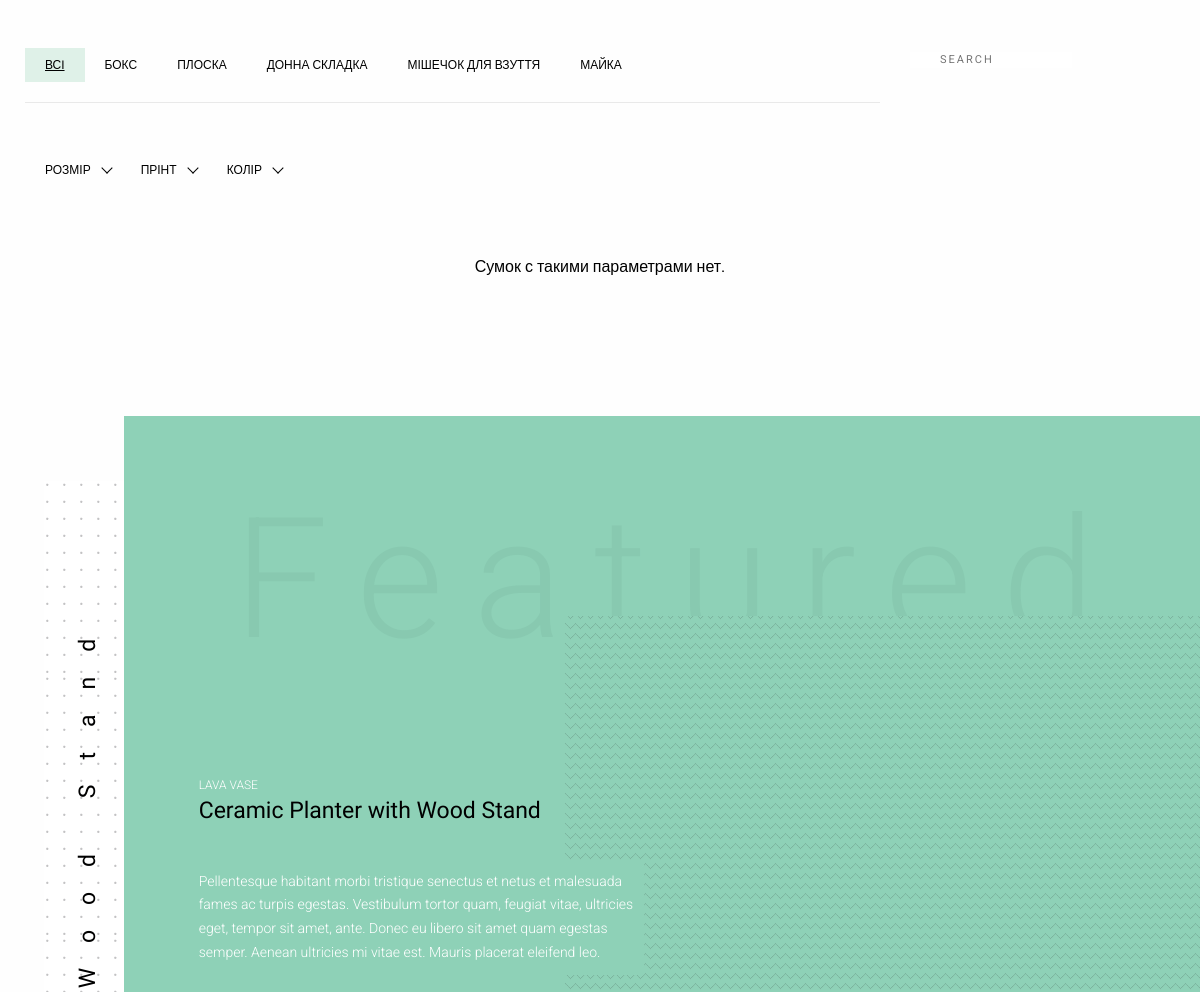
Page /shop/ (middle part) on the earlier database version.
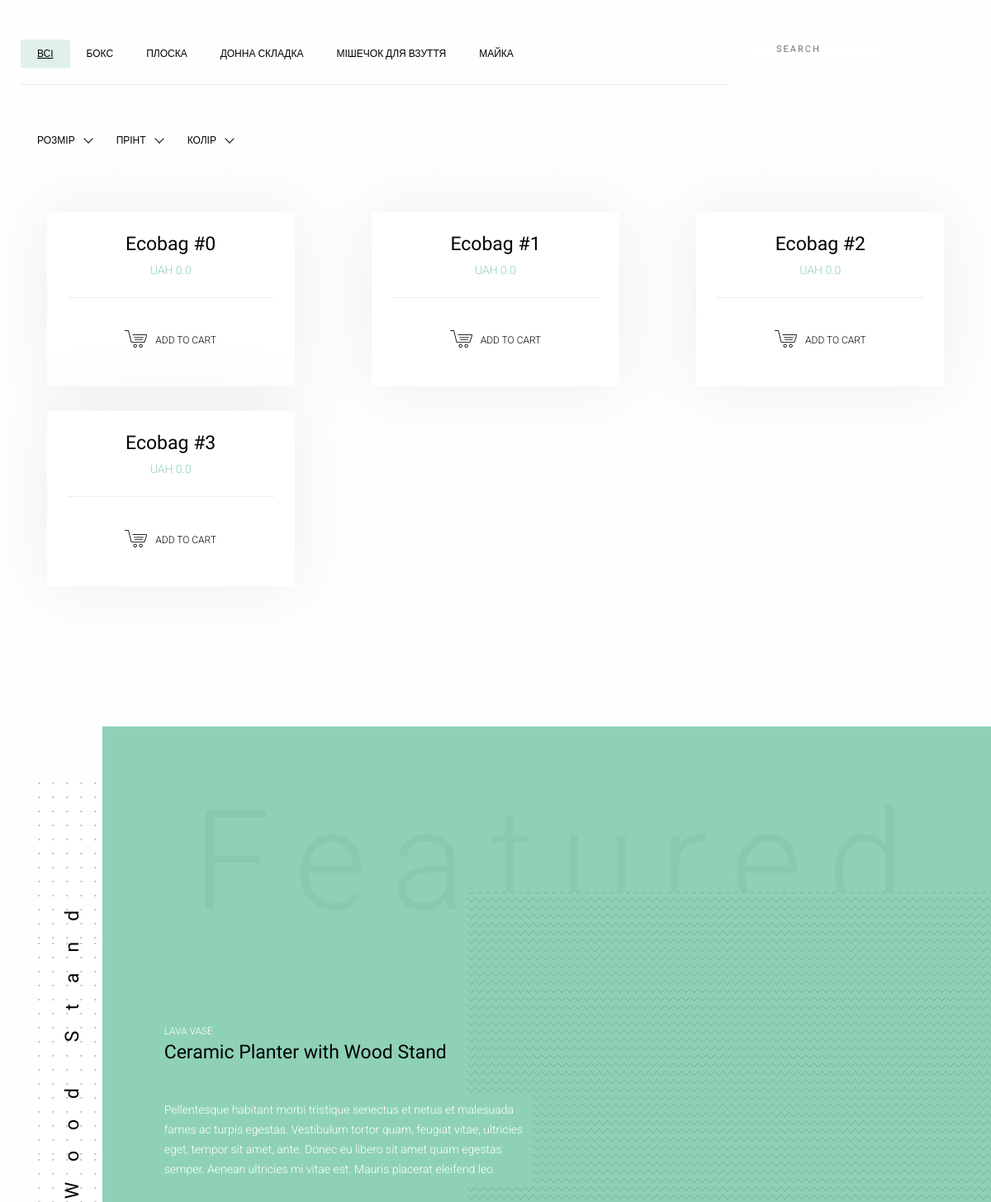
Same page on the later database version.
### shop/models.py (models this page shows, shortened)
class EcoBag(models.Model):
    BT_CHOICES = [
        ('Box', 'Бокс'),
        ('Thin', 'Плоская'),
        ('Bottom', 'Донная складка'),
        ('Sack', 'Мешок'),
        ('Shirt', 'Сумка-майка'),
    ]
    name = models.CharField(max_length=60)
    bag_type = models.CharField(
        max_length=10,
        choices=BT_CHOICES,
        default='Box',
    )
    sizes = JSONField()
    old_price = models.FloatField(default=0)
    price = models.FloatField(default=0)
    has_lock = models.BooleanField(default=False)
    image = models.ImageField(default=None)
    left = models.IntegerField(default=0, verbose_name='How much bags left in stock?')

### shop/views.py (the view)
# urls.py: path('shop/', views.index, name='shop'),
def index(request):
    page = request.GET.get('page', 1)
    bag_type = request.GET.get('selected_bag', 'all')
    if bag_type == 'all':
        bags = EcoBag.objects.all()
    else:
        bags = EcoBag.objects.filter(bag_type__iexact=bag_type)
    paginator = Paginator(bags, 6)
    try:
        bags = paginator.page(page)
    except PageNotAnInteger:
        bags = paginator.page(1)
    except EmptyPage:
        bags = paginator.page(paginator.num_pages)
    context = {'ecobags': bags, }
    return render(request, 'shop/v2/index.html', context)

### shop/templates/shop/v2/index.html (shortened to what this page needs)
<!DOCTYPE html>
{% load static %}
{% load custom_tags %}
<html lang="en">
<head>
    <link rel="stylesheet" href="{% static 'v2/css/style.css' %}">
    <link rel="stylesheet" href="{% static 'v2/other/slick/slick.css' %}">
    <link rel="stylesheet" href="{% static 'v2/other/slick/slick-theme.css' %}">
    <link rel="stylesheet" href="https://maxcdn.bootstrapcdn.com/font-awesome/4.5.0/css/font-awesome.min.css">
</head>
<body>
<div class="container">
    <div class="filter">
        <div class="row">
            <div class="col-lg-9">
                <div class="filter__nav">
                    <ul class="filter__list">
                        <li class="filter__nav-item"><p class="filter__nav-link all  active" title="All">Всi</p></li>
                        <li class="filter__nav-item">
                            <p class="filter__nav-link box" title="Box">Бокс</p>
                        </li>
                        <li class="filter__nav-item"><p class="filter__nav-link thin" title="Thin">Плоска</p></li>
                        <li class="filter__nav-item"><p class="filter__nav-link bottom" title="Bottom">Донна складка</p>
                        </li>
                        <li class="filter__nav-item"><p class="filter__nav-link sack" title="Sack">Мішечок для
                            взуття</p></li>
                        <li class="filter__nav-item"><p class="filter__nav-link bag" title="Bag">Майка</p></li>
                    </ul>
                </div>
            </div>
            <div class="col-lg-3">
                <form class="search" action="/" method="post">
                    <input class="search__input" type="text" placeholder="Search">
                </form>
            </div>
        </div>
        <div class="detailed-filter">
            <ul class="detailed__list">
                <li class="detailed-item  has-subnav">
                    <p class="detailed-link">Розмір</p>
                </li>
                <li class="detailed-item  has-subnav">
                    <a class="detailed-link" href="#">Прінт</a>
                </li>
                <li class="detailed-item  has-subnav">
                    <a class="detailed-link" href="#">Колір</a>
                </li>
            </ul>
        </div>
    </div>
    <div class="row bags-container">
        {% if ecobags %}
            {% for bag in ecobags %}
                <div class="col-lg-4  col-md-6  mb-5">
                    <div class="product bag {{ bag.bag_type|lower }}">
                        <div class="product__main">
                            <h3 class="product__title">
                                <p>{{ bag.name }}</p>
                            </h3>
                            <div class="product__price">
                                UAH {{ bag.price }}
                            </div>
                            <div class="product__footer">
                                <button class="product__add" type="button">Add To Cart</button>
                            </div>
                        </div>
                    </div>
                </div>
            {% endfor %}
        {% else %}
            <p class="no-match" style="margin: 0 auto">Сумок с такими параметрами нет.</p>
        {% endif %}
    </div>
</div>
<div class="featured">
    <div class="featured__left">
    </div>
    <div class="featured__right">
        <h3 class="featured__title">Featured</h3>
        <div class="f-product">
            <div class="f-product__header">
                <h4 class="f-product__subtitle">Lava Vase</h4>
                <h3 class="f-product__title">Ceramic Planter with Wood Stand</h3>
            </div>
            <div class="f-product__text">
                <p>Pellentesque habitant morbi tristique senectus et netus et malesuada fames ac turpis egestas.
                    Vestibulum tortor quam, feugiat vitae, ultricies eget, tempor sit amet, ante. Donec eu libero sit
                    amet quam egestas semper. Aenean ultricies mi vitae est. Mauris placerat eleifend leo.</p>
            </div>
        </div>
        <div class="featured__left-title">Wood Stand</div>
    </div>
</div>
</body>
</html>

Differences in the rows shown:
added EcoBag: name "Ecobag #0", price "0.0"
added EcoBag: name "Ecobag #1", price "0.0"
added EcoBag: name "Ecobag #2", price "0.0"
added EcoBag: name "Ecobag #3", price "0.0"
Other differences:
text no longer shown: "Сумок с такими параметрами нет."
